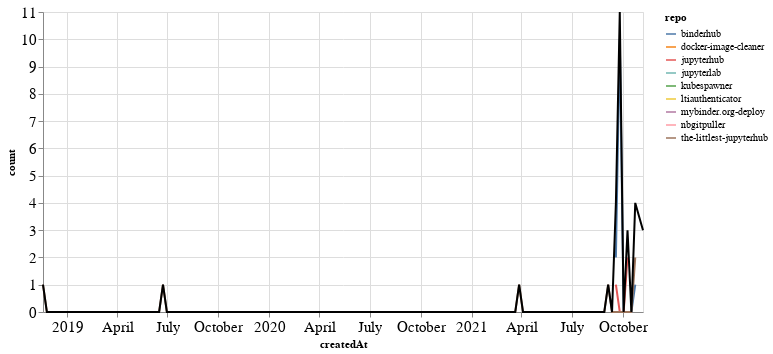

The code cell stored with this chart in its notebook:
### Markdown cell above
### PRs

### Code cell
prs_time = prs.groupby('repo').resample('W', on='createdAt').count()['author'].reset_index()
prs_time = prs_time.rename(columns={'author': 'count'})
prs_time_total = prs_time.groupby('createdAt').agg({"count": "sum"}).reset_index()

ch1 = alt.Chart(prs_time, width=600).mark_line().encode(
    x='createdAt',
    y='count',
    color='repo',
    tooltip="repo"
)

ch2 = alt.Chart(prs_time_total, width=600).mark_line(color="black").encode(
    x='createdAt',
    y='count',
)

ch1 + ch2

### Figure 1 — Vega-Lite specification as saved in the notebook (floating-point values rounded to 4 significant figures; data arrays with more than 128 entries replaced by an {"elided": "..."} marker saying what was removed)
{"config": {"axisLeft": {"labelFontSize": 15}, "axisBottom": {"labelFontSize": 15}}, "layer": [{"data": {"name": "data-57962b3de0bd7cc33ef2847461925a55"}, "mark": "line", "encoding": {"color": {"type": "nominal", "field": "repo"}, "tooltip": {"type": "nominal", "field": "repo"}, "x": {"type": "temporal", "field": "createdAt"}, "y": {"type": "quantitative", "field": "count"}}, "width": 600}, {"data": {"name": "data-6733493fd2c7f5cfb9471bf4eb0559d1"}, "mark": {"type": "line", "color": "black"}, "encoding": {"x": {"type": "temporal", "field": "createdAt"}, "y": {"type": "quantitative", "field": "count"}}, "width": 600}], "$schema": "https://vega.github.io/schema/vega-lite/v4.8.1.json", "datasets": {"data-57962b3de0bd7cc33ef2847461925a55": {"elided": "170 records"}, "data-6733493fd2c7f5cfb9471bf4eb0559d1": {"elided": "155 records"}}}
